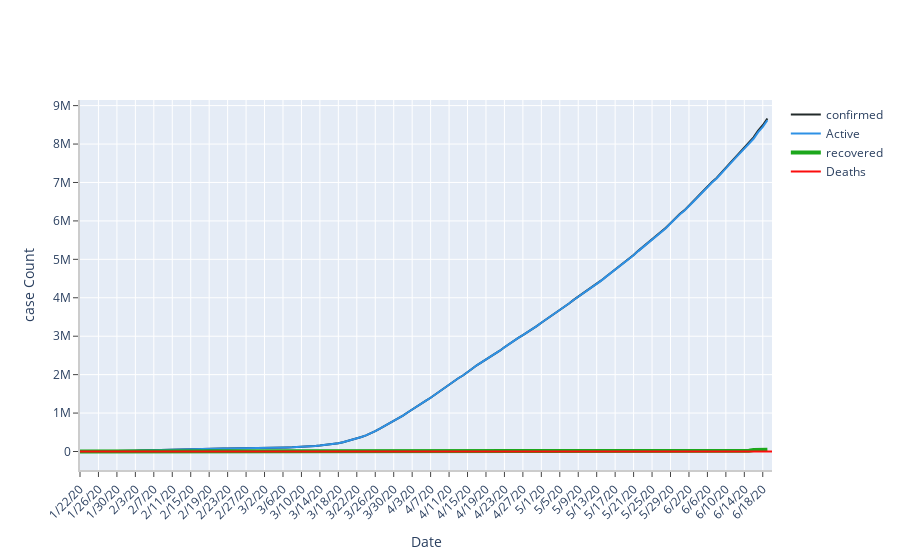

Write notebook code for a chart like this one.
### Code cell
fig3.show()

### Figure 1 — Plotly figure (JSON) as saved in the notebook; plotly's stock layout.template omitted (floating-point values rounded to 4 significant figures; data arrays with more than 128 entries replaced by an {"elided": "..."} marker saying what was removed)
{"data": [{"connectgaps": true, "line": {"color": "#222A2A", "width": 2}, "name": "confirmed", "type": "scatter", "x": {"elided": "150 str values"}, "y": {"elided": "150 int values"}}, {"connectgaps": true, "line": {"color": "#2E91E5", "width": 2}, "name": "Active", "type": "scatter", "x": {"elided": "150 str values"}, "y": {"elided": "150 int values"}}, {"connectgaps": true, "line": {"color": "#1CA71C", "width": 4}, "name": "recovered", "type": "scatter", "x": {"elided": "150 str values"}, "y": {"elided": "150 int values"}}, {"connectgaps": true, "line": {"color": "#FB0D0D", "width": 2}, "name": "Deaths", "type": "scatter", "x": {"elided": "151 str values"}, "y": {"elided": "151 int values"}}], "layout": {"annotations": [{"font": {"color": "rgb(37,37,37)", "family": "Arial", "size": 16}, "showarrow": false, "text": "graph", "x": 0, "xanchor": "left", "xref": "paper", "y": 1.5, "yanchor": "bottom", "yref": "paper"}], "autosize": true, "showlegend": true, "xaxis": {"linecolor": "rgb(204,204,204)", "linewidth": 2, "showgrid": true, "showline": true, "showticklabels": true, "tickangle": -45, "ticks": "outside", "title": {"text": "Date"}}, "yaxis": {"linecolor": "rgb(204,204,204)", "linewidth": 2, "showgrid": true, "showline": true, "showticklabels": true, "ticks": "outside", "title": {"text": "case Count"}}}}
